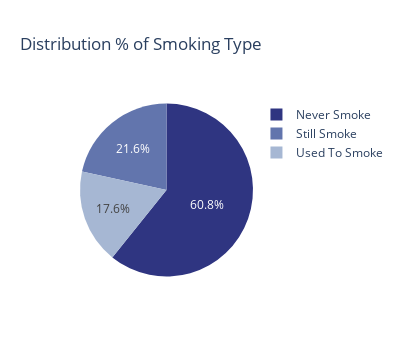

The code cell stored with this chart in its notebook:
### Code cell
# visualization
color_smoke= {"Never Smoke": '#2f3581', 'Still Smoke':'#6275ad', 'Used To Smoke':'#a6b7d3'}
fig= px.pie(smoke_percent, title='Distribution % of Smoking Type',
            values='percentage', names='smoke_type',
            color='smoke_type',
            color_discrete_map=color_smoke, width=400)

fig.update_traces(textinfo='percent')
fig.show()

### Figure 1 — Plotly figure (JSON) as saved in the notebook; plotly's stock layout.template omitted (floating-point values rounded to 4 significant figures)
{"data": [{"customdata": [["Never Smoke"], ["Still Smoke"], ["Used To Smoke"]], "domain": {"x": [0, 1], "y": [0, 1]}, "hovertemplate": "smoke_type=%{customdata[0]}<br>percentage=%{value}<extra></extra>", "labels": ["Never Smoke", "Still Smoke", "Used To Smoke"], "legendgroup": "", "marker": {"colors": ["#2f3581", "#6275ad", "#a6b7d3"]}, "name": "", "showlegend": true, "textinfo": "percent", "type": "pie", "values": [0.6077, 0.2158, 0.1765]}], "layout": {"height": 360, "legend": {"tracegroupgap": 0}, "title": {"text": "Distribution % of Smoking Type"}, "width": 400}}
